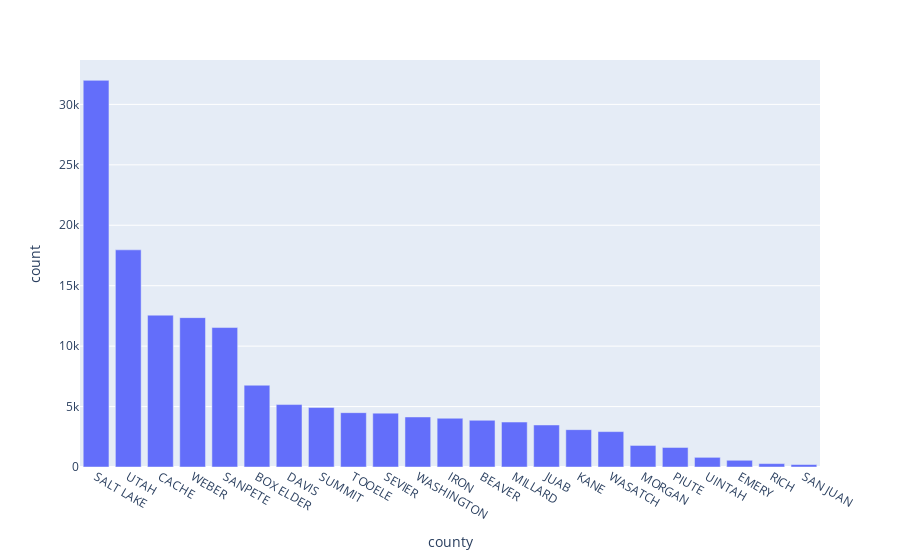

Source (notebook cell):
### Code cell
# Create a simple bar chart
fig = px.bar(county_counts, x='county', y='count')

# Show the figure
fig.show()

### Figure 1 — Plotly figure (JSON) as saved in the notebook; plotly's stock layout.template omitted (floating-point values rounded to 4 significant figures)
{"data": [{"alignmentgroup": "True", "hovertemplate": "county=%{x}<br>count=%{y}<extra></extra>", "legendgroup": "", "marker": {"color": "#636efa", "pattern": {"shape": ""}}, "name": "", "offsetgroup": "", "orientation": "v", "showlegend": false, "textposition": "auto", "type": "bar", "x": ["SALT LAKE", "UTAH", "CACHE", "WEBER", "SANPETE", "BOX ELDER", "DAVIS", "SUMMIT", "TOOELE", "SEVIER", "WASHINGTON", "IRON", "BEAVER", "MILLARD", "JUAB", "KANE", "WASATCH", "MORGAN", "PIUTE", "UINTAH", "EMERY", "RICH", "SAN JUAN"], "xaxis": "x", "y": [31989, 17967, 12562, 12358, 11538, 6766, 5166, 4921, 4496, 4457, 4140, 4034, 3864, 3719, 3477, 3090, 2928, 1783, 1616, 799, 556, 281, 204], "yaxis": "y"}], "layout": {"barmode": "relative", "legend": {"tracegroupgap": 0}, "margin": {"t": 60}, "xaxis": {"anchor": "y", "domain": [0, 1], "title": {"text": "county"}}, "yaxis": {"anchor": "x", "domain": [0, 1], "title": {"text": "count"}}}}
